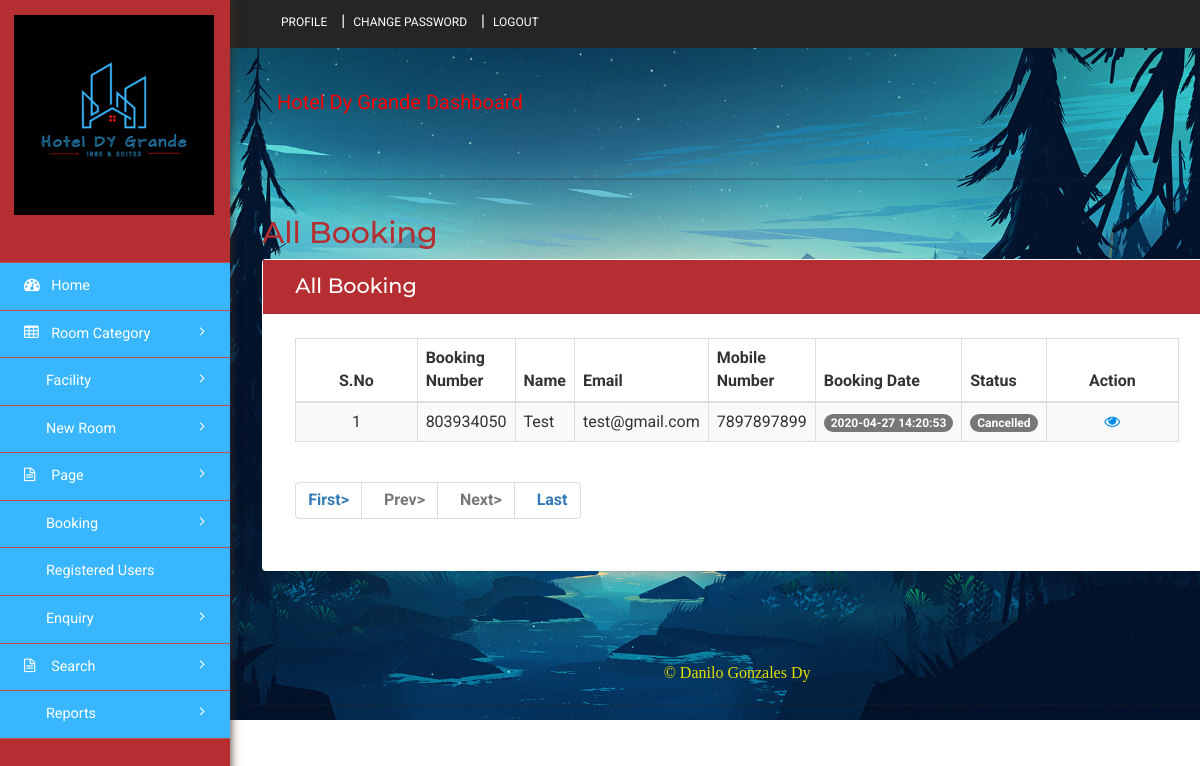
Page /admin/all-booking.php (signed in) on the committed database.
### tables this page shows
CREATE TABLE `tblbooking` (
  `ID` int(10) NOT NULL,
  `RoomId` int(5) DEFAULT NULL,
  `BookingNumber` varchar(120) DEFAULT NULL,
  `UserID` int(5) NOT NULL,
  `IDType` varchar(120) DEFAULT NULL,
  `Gender` varchar(50) DEFAULT NULL,
  `Address` mediumtext DEFAULT NULL,
  `CheckinDate` varchar(200) DEFAULT NULL,
  `CheckoutDate` varchar(200) DEFAULT NULL,
  `BookingDate` timestamp NULL DEFAULT current_timestamp(),
  `Remark` varchar(50) DEFAULT NULL,
  `Status` varchar(50) DEFAULT NULL,
  `UpdationDate` timestamp NULL DEFAULT NULL ON UPDATE current_timestamp()
);

CREATE TABLE `tbluser` (
  `ID` int(10) NOT NULL,
  `FullName` varchar(200) DEFAULT NULL,
  `MobileNumber` bigint(10) DEFAULT NULL,
  `Email` varchar(120) DEFAULT NULL,
  `avatar` text DEFAULT NULL,
  `Password` varchar(120) DEFAULT NULL,
  `status` tinyint(1) NOT NULL,
  `code` text NOT NULL,
  `RegDate` timestamp NULL DEFAULT current_timestamp()
);

### admin/all-booking.php (the view, shortened to what this page needs)
<?php
include('includes/dbconnection.php');
if (strlen($_SESSION['hbmsaid']==0)) {
  header('location:logout.php');
  } else{
?>
<!DOCTYPE HTML>
<html>
<head>
<link href="css/bootstrap.min.css" rel='stylesheet' type='text/css' />
<link href="css/style.css" rel='stylesheet' type='text/css' />
<link href="css/font-awesome.css" rel="stylesheet">
<link rel="stylesheet" href="css/icon-font.min.css" type='text/css' />
</head>
<body>
   <div class="page-container">
	<div class="left-content">
	   <div class="inner-content">
			<?php include_once('includes/header.php');?>
			<div class="content">
<div class="women_main">
	<div class="grids">
					<div class="progressbar-heading grids-heading">
						<h2>All Booking</h2>
					</div>
					<div class="panel panel-widget forms-panel">
						<div class="forms">
							<div class="form-grids widget-shadow" data-example-id="basic-forms">
								<div class="form-title">
									<h4>All Booking</h4>
								</div>
								<div class="form-body">
									     <table class="table table-bordered table-striped table-vcenter js-dataTable-full-pagination">
                                <thead>
                                    <tr>
                                        <th class="text-center">S.No</th>
                                        <th>Booking Number</th>
                                        <th>Name</th>
                                        <th class="d-none d-sm-table-cell">Email</th>
                                        <th class="d-none d-sm-table-cell">Mobile Number</th>
                                        <th class="d-none d-sm-table-cell">Booking Date</th>
                                        <th class="d-none d-sm-table-cell">Status</th>
                                        <th class="text-center" style="width: 15%;">Action</th>
                                       </tr>
                                </thead>
                                <tbody>
                                    <?php
                                    if (isset($_GET['pageno'])) {
            $pageno = $_GET['pageno'];
        } else {
            $pageno = 1;
        }
        $no_of_records_per_page = 10;
        $offset = ($pageno-1) * $no_of_records_per_page;
        $ret = "SELECT ID FROM tblbooking";
$query1 = $dbh -> prepare($ret);
$query1->execute();
$total_rows=$query1->rowCount();
$total_pages = ceil($total_rows / $no_of_records_per_page);
$sql="SELECT tbluser.*,tblbooking.BookingNumber,tblbooking.ID,tblbooking.Status,tblbooking.BookingDate from tblbooking join tbluser on tblbooking.UserID=tbluser.ID  LIMIT $offset, $no_of_records_per_page";
$query = $dbh -> prepare($sql);
$query->execute();
$results=$query->fetchAll(PDO::FETCH_OBJ);
$cnt=1;
if($query->rowCount() > 0)
{
foreach($results as $row)
{               ?>
                                    <tr>
                                        <td class="text-center"><?php echo htmlentities($cnt);?></td>
                                        <td class="font-w600"><?php  echo htmlentities($row->BookingNumber);?></td>
                                        <td class="font-w600"><?php  echo htmlentities($row->FullName);?></td>
                                        <td class="d-none d-sm-table-cell"><?php  echo htmlentities($row->Email);?></td>
                                        <td class="d-none d-sm-table-cell"><?php  echo htmlentities($row->MobileNumber);?></td>
                                        <td class="d-none d-sm-table-cell">
                                            <span class="badge badge-primary"><?php  echo htmlentities($row->BookingDate);?></span>
                                        </td>
                                         <?php if($row->Status==""){ ?>
                     <td class="font-w600"><?php echo "Not Updated Yet"; ?></td>
<?php } else { ?>
                                        <td class="d-none d-sm-table-cell">
                                            <span class="badge badge-primary"><?php  echo htmlentities($row->Status);?></span>
                                        </td>
<?php } ?>
                                         <td class="text-center"><a href="view-booking-detail.php?bookingid=<?php echo htmlentities ($row->BookingNumber);?>"><i class="fa fa-eye" aria-hidden="true"></i></a></td>
                                    </tr>
                                    <?php $cnt=$cnt+1;}} else { ?>
                                 <tr>
                                	<td colspan="8" style="color:red; font-size:22px; text-align:center">No record found</td>
                                </tr>
                            <?php } ?>
                                </tbody>
                            </table>
                            <div align="left">
    <ul class="pagination" >
        <li><a href="?pageno=1"><strong>First></strong></a></li>
        <li class="<?php if($pageno <= 1){ echo 'disabled'; } ?>">
            <a href="<?php if($pageno <= 1){ echo '#'; } else { echo "?pageno=".($pageno - 1); } ?>"><strong style="padding-left: 10px">Prev></strong></a>
        </li>
        <li class="<?php if($pageno >= $total_pages){ echo 'disabled'; } ?>">
            <a href="<?php if($pageno >= $total_pages){ echo '#'; } else { echo "?pageno=".($pageno + 1); } ?>"><strong style="padding-left: 10px">Next></strong></a>
        </li>
        <li><a href="?pageno=<?php echo $total_pages; ?>"><strong style="padding-left: 10px">Last</strong></a></li>
    </ul>
</div>
								</div>
							</div>
						</div>
					</div>
				</div>
<?php include_once('includes/footer.php');?>
</div>
</div>
		</div>
</div>
			<?php include_once('includes/sidebar.php');?>
							</div>
</body>
</html><?php }  ?>

### rows in the picture
tblbooking: BookingNumber "803934050", UserID.FullName "Test", UserID.Email "test@gmail.com", UserID.MobileNumber "7897897899", BookingDate "2020-04-27 14:20:53", Status "Cancelled"
